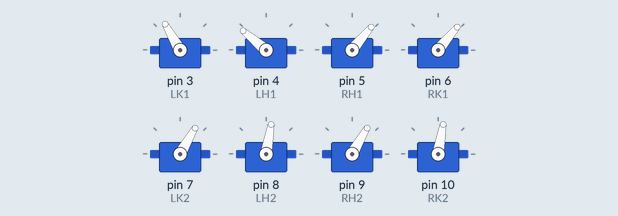
Simulated run of this sketch. Board: Arduino Uno, built with avr-gcc and run on an emulated ATmega328P. Shown: 8 × servo.

Above: at 2.05 s.
At 2.15 s:
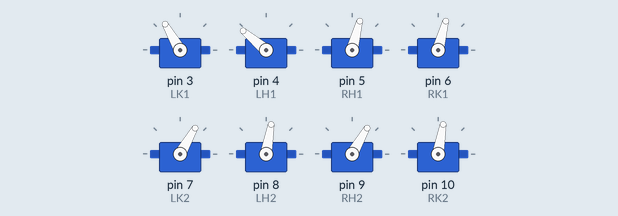
At 2.25 s:
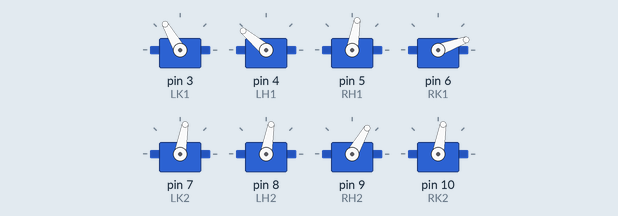
At 2.45 s:
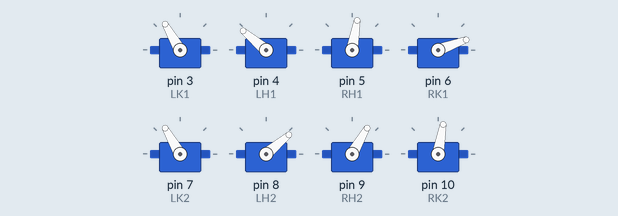
At 2.65 s:
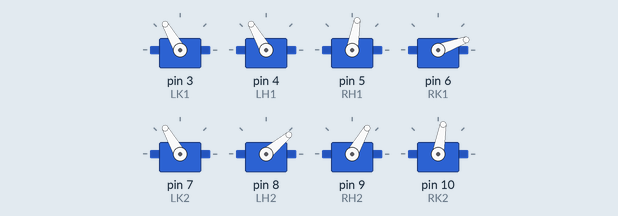
At 2.9 s:
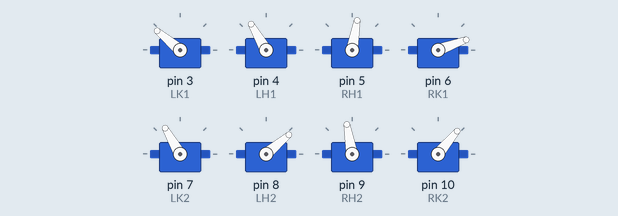
Timing chart, 0 to 5.0 s (numbered marks = the images above):
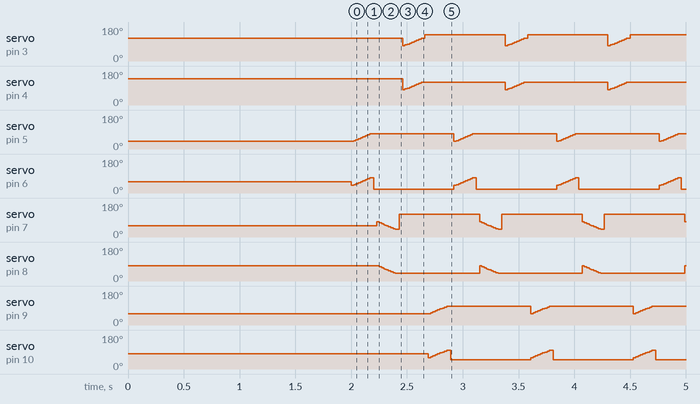

Measured:
- by itself, servo on pin 5 (RH1): repeats every 0.92 s: 50° 0.02 s, 55° 0.02 s, 60° 0.02 s, 65° 0.02 s, 70° 0.02 s, 75° 0.02 s, 80° 0.75 s, 40° 0.02 s, 45° 0.02 s
- by itself, servo on pin 9 (RH2): repeats every 0.92 s: 70° 0.02 s, 75° 0.02 s, 80° 0.02 s, 85° 0.02 s, 90° 0.02 s, 95° 0.02 s, 100° 0.75 s, 60° 0.02 s, 65° 0.02 s

The sketch:

finalcode.ino
```cpp
#include <Servo.h>

//defining legs
Servo LK1;
Servo LK2;
Servo RK1;
Servo RK2;
Servo LH1;
Servo LH2;
Servo RH1;
Servo RH2;

// void stance() {
//   LH1.write(140);
//   LK1.write(120);
//   RH1.write(40);
//   RK1.write(60);
//   LH2.write(80);
//   LK2.write(60);
//   RH2.write(60);
//   RK2.write(80);
// }

// void sit() {
//   LH1.write(140);
//   LK1.write(180);
//   RH1.write(40);
//   RK1.write(80);
//   LH2.write(80);
//   LK2.write(40);
//   RH2.write(60);
//   RK2.write(100);
// }

// void forward() {
//   //One step movement
//   for (int i = 40; i <= 80; i++) {  // front right lift
//     RH1.write(i);
//     RK1.write(i);
//     delay(10);
//   }

//   delay(1000);

//   RK1.write(40);  //front right leg down

//   delay(1000);

//   for (int j = 80; j >= 40; j--) {  //left back leg lift
//     LH2.write(j);
//     LK2.write(j);
//     delay(10);
//   }

//   delay(1000);

//   LK2.write(100);  //left back leg down

//   delay(1000);


//   for (int k = 80; k <= 120; k++) {  // left front leg lift (assuming lower angle moves leg forward)
//     LH1.write(k);
//     LK1.write(k);
//     delay(10);
//   }

//   delay(1000);

//   LK1.write(140);  //left front leg down

//   delay(1000);

//   for (int l = 60; l <= 100; l++) {  // right back leg lift
//     RH2.write(l);
//     RK2.write(l);
//     delay(10);
//   }

//   delay(1000);

//   RH2.write(80);  //right back leg down

//   delay(1000);
// }

void setup() {
  //legs setup
  LK1.attach(3);
  LH1.attach(4);
  RH1.attach(5);
  RK1.attach(6);
  LK2.attach(7);
  LH2.attach(8);
  RH2.attach(9);
  RK2.attach(10);

  LH1.write(140);
  LK1.write(120);
  RH1.write(40);
  RK1.write(60);
  LH2.write(80);
  LK2.write(60);
  RH2.write(60);
  RK2.write(80);

  delay(2000);

}


void loop() {
    //One step movement
  for (int i = 40; i <= 80; i++) {  // front right lift
    RH1.write(i);
    RK1.write(i);
    delay(4);
  }

  delay(30);

  RK1.write(20);  //front right leg down

  delay(30);

  for (int j = 80; j >= 40; j--) {  //left back leg lift
    LH2.write(j);
    LK2.write(j);
    delay(4);
  }

  delay(30);

  LK2.write(120);  //left back leg down

  delay(30);


  for (int k = 80; k <= 120; k++) {  // left front leg lift (assuming lower angle moves leg forward)
    LH1.write(k);
    LK1.write(k);
    delay(4);
  }

  delay(30);

  LK1.write(140);  //left front leg down

  delay(30);

  for (int l = 60; l <= 100; l++) {  // right back leg lift
    RH2.write(l);
    RK2.write(l);
    delay(4);
  }

  delay(30);

  RK2.write(50);  //right back leg down

  delay(30);
}
```
